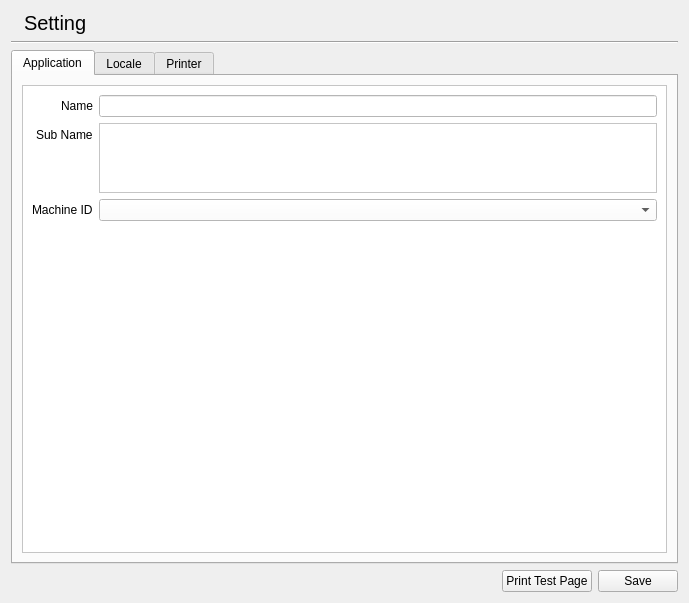
<?xml version="1.0" encoding="UTF-8"?>
<ui version="4.0">
 <class>SettingWidget</class>
 <widget class="QWidget" name="SettingWidget">
  <property name="geometry">
   <rect>
    <x>0</x>
    <y>0</y>
    <width>689</width>
    <height>603</height>
   </rect>
  </property>
  <property name="windowTitle">
   <string>Form</string>
  </property>
  <layout class="QVBoxLayout" name="verticalLayout">
   <item>
    <layout class="QHBoxLayout" name="horizontalLayout">
     <item>
      <widget class="QLabel" name="label">
       <property name="text">
        <string/>
       </property>
       <property name="pixmap">
        <pixmap resource="../../sultan/sultan.qrc">:/images/icon_32.png</pixmap>
       </property>
      </widget>
     </item>
     <item>
      <widget class="QLabel" name="label_2">
       <property name="sizePolicy">
        <sizepolicy hsizetype="Expanding" vsizetype="Preferred">
         <horstretch>0</horstretch>
         <verstretch>0</verstretch>
        </sizepolicy>
       </property>
       <property name="styleSheet">
        <string notr="true">font-size: 20px;</string>
       </property>
       <property name="text">
        <string>Setting</string>
       </property>
      </widget>
     </item>
    </layout>
   </item>
   <item>
    <widget class="Line" name="line">
     <property name="orientation">
      <enum>Qt::Horizontal</enum>
     </property>
    </widget>
   </item>
   <item>
    <widget class="QTabWidget" name="tabWidget">
     <property name="currentIndex">
      <number>0</number>
     </property>
     <property name="tabBarAutoHide">
      <bool>false</bool>
     </property>
     <widget class="QWidget" name="application">
      <attribute name="title">
       <string>Application</string>
      </attribute>
      <layout class="QVBoxLayout" name="verticalLayout_10">
       <item>
        <widget class="QScrollArea" name="scrollArea_3">
         <property name="styleSheet">
          <string notr="true">background: white;</string>
         </property>
         <property name="widgetResizable">
          <bool>true</bool>
         </property>
         <widget class="QWidget" name="scrollAreaWidgetContents_3">
          <property name="geometry">
           <rect>
            <x>0</x>
            <y>0</y>
            <width>647</width>
            <height>452</height>
           </rect>
          </property>
          <layout class="QVBoxLayout" name="verticalLayout_11">
           <item>
            <layout class="QFormLayout" name="formLayout_5">
             <property name="labelAlignment">
              <set>Qt::AlignRight|Qt::AlignTrailing|Qt::AlignVCenter</set>
             </property>
             <item row="0" column="0">
              <widget class="QLabel" name="label_16">
               <property name="text">
                <string>Name</string>
               </property>
              </widget>
             </item>
             <item row="1" column="0">
              <widget class="QLabel" name="label_17">
               <property name="text">
                <string>Sub Name</string>
               </property>
              </widget>
             </item>
             <item row="0" column="1">
              <widget class="QLineEdit" name="lineAppName"/>
             </item>
             <item row="1" column="1">
              <widget class="QPlainTextEdit" name="plainSubName">
               <property name="sizePolicy">
                <sizepolicy hsizetype="Expanding" vsizetype="Maximum">
                 <horstretch>0</horstretch>
                 <verstretch>0</verstretch>
                </sizepolicy>
               </property>
               <property name="maximumSize">
                <size>
                 <width>16777215</width>
                 <height>70</height>
                </size>
               </property>
              </widget>
             </item>
             <item row="2" column="0">
              <widget class="QLabel" name="label_22">
               <property name="text">
                <string>Machine ID</string>
               </property>
              </widget>
             </item>
             <item row="2" column="1">
              <widget class="QComboBox" name="comboMachine"/>
             </item>
            </layout>
           </item>
          </layout>
         </widget>
        </widget>
       </item>
      </layout>
     </widget>
     <widget class="QWidget" name="locale">
      <attribute name="title">
       <string>Locale</string>
      </attribute>
      <layout class="QVBoxLayout" name="verticalLayout_2">
       <item>
        <widget class="QScrollArea" name="scrollArea">
         <property name="styleSheet">
          <string notr="true">background: white;</string>
         </property>
         <property name="widgetResizable">
          <bool>true</bool>
         </property>
         <widget class="QWidget" name="scrollAreaWidgetContents">
          <property name="geometry">
           <rect>
            <x>0</x>
            <y>0</y>
            <width>647</width>
            <height>452</height>
           </rect>
          </property>
          <layout class="QVBoxLayout" name="verticalLayout_3">
           <item>
            <widget class="QGroupBox" name="groupBox">
             <property name="title">
              <string>Application Language</string>
             </property>
             <layout class="QVBoxLayout" name="verticalLayout_4">
              <item>
               <layout class="QFormLayout" name="formLayout">
                <item row="0" column="0">
                 <widget class="QLabel" name="label_3">
                  <property name="text">
                   <string>Application Language</string>
                  </property>
                 </widget>
                </item>
                <item row="0" column="1">
                 <widget class="QComboBox" name="comboApplicationLanguage"/>
                </item>
               </layout>
              </item>
              <item>
               <widget class="QLabel" name="label_4">
                <property name="styleSheet">
                 <string notr="true">font-size: 12px; color: red;</string>
                </property>
                <property name="text">
                 <string>Require restart to apply</string>
                </property>
               </widget>
              </item>
             </layout>
            </widget>
           </item>
           <item>
            <widget class="QGroupBox" name="groupBox_2">
             <property name="title">
              <string>Locale</string>
             </property>
             <layout class="QVBoxLayout" name="verticalLayout_5">
              <item>
               <layout class="QFormLayout" name="formLayout_2">
                <property name="labelAlignment">
                 <set>Qt::AlignRight|Qt::AlignTrailing|Qt::AlignVCenter</set>
                </property>
                <property name="topMargin">
                 <number>0</number>
                </property>
                <item row="0" column="0">
                 <widget class="QLabel" name="label_5">
                  <property name="text">
                   <string>Locale</string>
                  </property>
                 </widget>
                </item>
                <item row="1" column="0">
                 <widget class="QLabel" name="label_6">
                  <property name="text">
                   <string>Locale Country</string>
                  </property>
                 </widget>
                </item>
                <item row="0" column="1">
                 <widget class="QComboBox" name="comboLocale"/>
                </item>
                <item row="1" column="1">
                 <widget class="QComboBox" name="comboLocaleCounty"/>
                </item>
               </layout>
              </item>
             </layout>
            </widget>
           </item>
           <item>
            <widget class="QGroupBox" name="groupBox_3">
             <property name="title">
              <string>Money</string>
             </property>
             <layout class="QVBoxLayout" name="verticalLayout_6">
              <item>
               <layout class="QFormLayout" name="formLayout_3">
                <property name="labelAlignment">
                 <set>Qt::AlignRight|Qt::AlignTrailing|Qt::AlignVCenter</set>
                </property>
                <property name="topMargin">
                 <number>0</number>
                </property>
                <item row="2" column="0">
                 <widget class="QLabel" name="label_7">
                  <property name="text">
                   <string>Digit after decimal</string>
                  </property>
                 </widget>
                </item>
                <item row="2" column="1">
                 <widget class="QSpinBox" name="spinMoneyDecimal">
                  <property name="maximum">
                   <number>6</number>
                  </property>
                 </widget>
                </item>
                <item row="0" column="0">
                 <widget class="QLabel" name="label_8">
                  <property name="text">
                   <string>Use Sign</string>
                  </property>
                 </widget>
                </item>
                <item row="0" column="1">
                 <widget class="QCheckBox" name="checkSign">
                  <property name="text">
                   <string/>
                  </property>
                 </widget>
                </item>
                <item row="1" column="0">
                 <widget class="QLabel" name="label_9">
                  <property name="text">
                   <string>Sign</string>
                  </property>
                 </widget>
                </item>
                <item row="1" column="1">
                 <widget class="QLineEdit" name="lineSign">
                  <property name="placeholderText">
                   <string>ex : Rp.</string>
                  </property>
                 </widget>
                </item>
               </layout>
              </item>
             </layout>
            </widget>
           </item>
           <item>
            <spacer name="verticalSpacer">
             <property name="orientation">
              <enum>Qt::Vertical</enum>
             </property>
             <property name="sizeHint" stdset="0">
              <size>
               <width>20</width>
               <height>40</height>
              </size>
             </property>
            </spacer>
           </item>
          </layout>
         </widget>
        </widget>
       </item>
      </layout>
     </widget>
     <widget class="QWidget" name="printer">
      <attribute name="title">
       <string>Printer</string>
      </attribute>
      <layout class="QVBoxLayout" name="verticalLayout_7">
       <item>
        <widget class="QScrollArea" name="scrollArea_2">
         <property name="styleSheet">
          <string notr="true">background: white;</string>
         </property>
         <property name="widgetResizable">
          <bool>true</bool>
         </property>
         <widget class="QWidget" name="scrollAreaWidgetContents_2">
          <property name="geometry">
           <rect>
            <x>0</x>
            <y>0</y>
            <width>647</width>
            <height>452</height>
           </rect>
          </property>
          <layout class="QVBoxLayout" name="verticalLayout_8">
           <item>
            <widget class="QGroupBox" name="groupBox_4">
             <property name="title">
              <string>Cashier Printer</string>
             </property>
             <layout class="QVBoxLayout" name="verticalLayout_9">
              <item>
               <layout class="QFormLayout" name="formLayout_4">
                <property name="labelAlignment">
                 <set>Qt::AlignRight|Qt::AlignTrailing|Qt::AlignVCenter</set>
                </property>
                <item row="0" column="0">
                 <widget class="QLabel" name="label_10">
                  <property name="text">
                   <string>Printer Type</string>
                  </property>
                 </widget>
                </item>
                <item row="0" column="1">
                 <widget class="QComboBox" name="comboPrintCashierType"/>
                </item>
                <item row="1" column="0">
                 <widget class="QLabel" name="label_11">
                  <property name="text">
                   <string>Printer</string>
                  </property>
                 </widget>
                </item>
                <item row="1" column="1">
                 <widget class="QComboBox" name="comboPrintCashier"/>
                </item>
                <item row="2" column="0">
                 <widget class="QLabel" name="label_12">
                  <property name="text">
                   <string>Printer Device</string>
                  </property>
                 </widget>
                </item>
                <item row="2" column="1">
                 <widget class="QLineEdit" name="linePrintCashierDevice">
                  <property name="placeholderText">
                   <string>ex: /dev/lp0</string>
                  </property>
                 </widget>
                </item>
                <item row="5" column="0">
                 <widget class="QLabel" name="label_13">
                  <property name="text">
                   <string>Title</string>
                  </property>
                 </widget>
                </item>
                <item row="6" column="0">
                 <widget class="QLabel" name="label_14">
                  <property name="text">
                   <string>Subtitle</string>
                  </property>
                 </widget>
                </item>
                <item row="7" column="0">
                 <widget class="QLabel" name="label_15">
                  <property name="text">
                   <string>Footer</string>
                  </property>
                 </widget>
                </item>
                <item row="5" column="1">
                 <widget class="QLineEdit" name="linePrintCashierTitle">
                  <property name="placeholderText">
                   <string>Title</string>
                  </property>
                 </widget>
                </item>
                <item row="6" column="1">
                 <widget class="QLineEdit" name="linePrintCashierSubtitle">
                  <property name="placeholderText">
                   <string>Subtitle</string>
                  </property>
                 </widget>
                </item>
                <item row="7" column="1">
                 <widget class="QPlainTextEdit" name="plainPrintCashierFooter">
                  <property name="sizePolicy">
                   <sizepolicy hsizetype="Preferred" vsizetype="Maximum">
                    <horstretch>0</horstretch>
                    <verstretch>0</verstretch>
                   </sizepolicy>
                  </property>
                  <property name="minimumSize">
                   <size>
                    <width>0</width>
                    <height>0</height>
                   </size>
                  </property>
                  <property name="maximumSize">
                   <size>
                    <width>16777215</width>
                    <height>75</height>
                   </size>
                  </property>
                  <property name="tabChangesFocus">
                   <bool>true</bool>
                  </property>
                  <property name="placeholderText">
                   <string>Footer</string>
                  </property>
                 </widget>
                </item>
                <item row="3" column="0">
                 <widget class="QLabel" name="label_18">
                  <property name="text">
                   <string>CPI 10 Width</string>
                  </property>
                 </widget>
                </item>
                <item row="4" column="0">
                 <widget class="QLabel" name="label_19">
                  <property name="text">
                   <string>CPI 12 Width</string>
                  </property>
                 </widget>
                </item>
                <item row="3" column="1">
                 <widget class="QSpinBox" name="spinCashierCpi10">
                  <property name="minimum">
                   <number>20</number>
                  </property>
                  <property name="maximum">
                   <number>1000</number>
                  </property>
                  <property name="value">
                   <number>33</number>
                  </property>
                 </widget>
                </item>
                <item row="4" column="1">
                 <widget class="QSpinBox" name="spinCashierCpi12">
                  <property name="minimum">
                   <number>20</number>
                  </property>
                  <property name="maximum">
                   <number>1000</number>
                  </property>
                  <property name="value">
                   <number>40</number>
                  </property>
                 </widget>
                </item>
                <item row="9" column="0">
                 <widget class="QLabel" name="label_20">
                  <property name="text">
                   <string>Auto Cut</string>
                  </property>
                 </widget>
                </item>
                <item row="8" column="0">
                 <widget class="QLabel" name="label_21">
                  <property name="text">
                   <string>Open Drawer</string>
                  </property>
                 </widget>
                </item>
                <item row="8" column="1">
                 <widget class="QCheckBox" name="checkPrintCashierDrawer">
                  <property name="text">
                   <string/>
                  </property>
                 </widget>
                </item>
                <item row="9" column="1">
                 <widget class="QCheckBox" name="checkPrintCashierCut">
                  <property name="text">
                   <string/>
                  </property>
                 </widget>
                </item>
               </layout>
              </item>
             </layout>
            </widget>
           </item>
           <item>
            <spacer name="verticalSpacer_2">
             <property name="orientation">
              <enum>Qt::Vertical</enum>
             </property>
             <property name="sizeHint" stdset="0">
              <size>
               <width>20</width>
               <height>40</height>
              </size>
             </property>
            </spacer>
           </item>
          </layout>
         </widget>
        </widget>
       </item>
      </layout>
     </widget>
    </widget>
   </item>
   <item>
    <layout class="QHBoxLayout" name="horizontalLayout_2">
     <property name="topMargin">
      <number>0</number>
     </property>
     <item>
      <spacer name="horizontalSpacer">
       <property name="orientation">
        <enum>Qt::Horizontal</enum>
       </property>
       <property name="sizeHint" stdset="0">
        <size>
         <width>40</width>
         <height>20</height>
        </size>
       </property>
      </spacer>
     </item>
     <item>
      <widget class="QPushButton" name="pushPrintTest">
       <property name="text">
        <string>Print Test Page</string>
       </property>
      </widget>
     </item>
     <item>
      <widget class="QPushButton" name="pushSave">
       <property name="text">
        <string>Save</string>
       </property>
      </widget>
     </item>
    </layout>
   </item>
  </layout>
 </widget>
 <tabstops>
  <tabstop>tabWidget</tabstop>
  <tabstop>scrollArea_3</tabstop>
  <tabstop>lineAppName</tabstop>
  <tabstop>plainSubName</tabstop>
  <tabstop>comboMachine</tabstop>
  <tabstop>scrollArea</tabstop>
  <tabstop>comboApplicationLanguage</tabstop>
  <tabstop>comboLocale</tabstop>
  <tabstop>comboLocaleCounty</tabstop>
  <tabstop>checkSign</tabstop>
  <tabstop>lineSign</tabstop>
  <tabstop>spinMoneyDecimal</tabstop>
  <tabstop>scrollArea_2</tabstop>
  <tabstop>comboPrintCashierType</tabstop>
  <tabstop>comboPrintCashier</tabstop>
  <tabstop>linePrintCashierDevice</tabstop>
  <tabstop>spinCashierCpi10</tabstop>
  <tabstop>spinCashierCpi12</tabstop>
  <tabstop>linePrintCashierTitle</tabstop>
  <tabstop>linePrintCashierSubtitle</tabstop>
  <tabstop>plainPrintCashierFooter</tabstop>
  <tabstop>checkPrintCashierDrawer</tabstop>
  <tabstop>checkPrintCashierCut</tabstop>
  <tabstop>pushSave</tabstop>
  <tabstop>pushPrintTest</tabstop>
 </tabstops>
 <resources>
  <include location="../../sultan/sultan.qrc"/>
 </resources>
 <connections/>
</ui>
